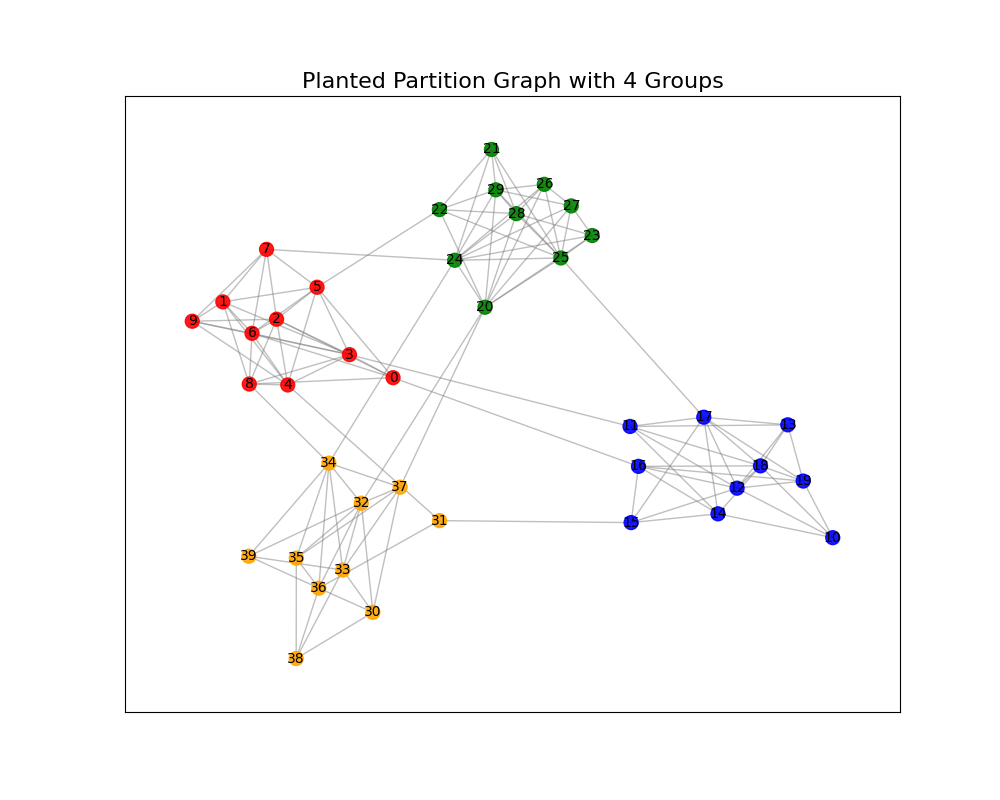

Recreate this plot in Python.
import networkx as nx
import matplotlib.pyplot as plt

# Parameters for the planted partition graph
l = 4  # Number of groups
k = 10  # Number of nodes per group
p_in = 0.7  # Intra-group connection probability
p_out = 0.03  # Inter-group connection probability

# Generate the graph
G = nx.generators.planted_partition_graph(l, k, p_in, p_out)

# Assign a group color for visualization
group_colors = []
for group_id in range(l):
    group_colors.extend([group_id] * k)  # Each group gets `k` nodes

# Generate a layout
pos = nx.spring_layout(G, seed=42)  # Ensure reproducibility

# Color map for groups
color_map = ['red', 'blue', 'green', 'orange']  # Unique color per group

# Map group IDs to colors
node_colors = [color_map[group] for group in group_colors]

# Draw the graph
plt.figure(figsize=(10, 8))
nx.draw_networkx_nodes(G, pos, node_color=node_colors, node_size=100, alpha=0.9)
nx.draw_networkx_edges(G, pos, alpha=0.5, edge_color="gray")
nx.draw_networkx_labels(
    G, pos, font_size=10, font_color="black"
)

# Add a title and show the graph
plt.title("Planted Partition Graph with 4 Groups", fontsize=16)
plt.show()
